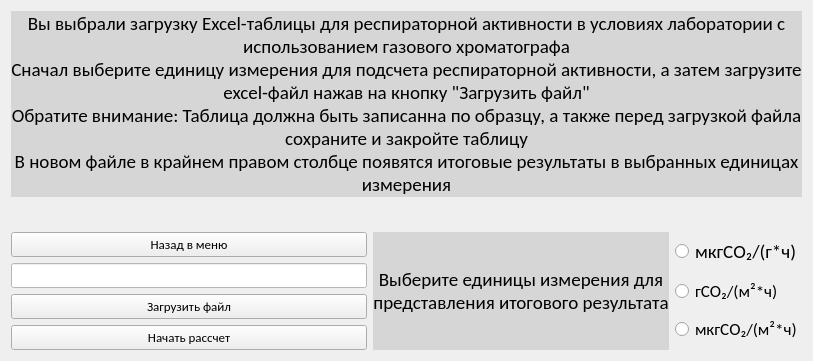
      <widget class="QWidget" name="exel_lab_gkh_lt">
       <layout class="QGridLayout" name="gridLayout_4">
        <item row="3" column="1">
         <widget class="QLabel" name="exel_measure_lab_gkh_lbl">
          <property name="font">
           <font>
            <family>Calibri</family>
            <pointsize>14</pointsize>
           </font>
          </property>
          <property name="contextMenuPolicy">
           <enum>Qt::PreventContextMenu</enum>
          </property>
          <property name="layoutDirection">
           <enum>Qt::RightToLeft</enum>
          </property>
          <property name="styleSheet">
           <string notr="true">background-color: rgb(214, 214, 214);</string>
          </property>
          <property name="text">
           <string>Выберите единицы измерения для представления итогового результата</string>
          </property>
          <property name="alignment">
           <set>Qt::AlignCenter</set>
          </property>
          <property name="wordWrap">
           <bool>true</bool>
          </property>
         </widget>
        </item>
        <item row="0" column="0" colspan="3">
         <widget class="QLabel" name="exel_lab_gkh_intro_lbl">
          <property name="font">
           <font>
            <family>Calibri</family>
            <pointsize>14</pointsize>
           </font>
          </property>
          <property name="contextMenuPolicy">
           <enum>Qt::PreventContextMenu</enum>
          </property>
          <property name="layoutDirection">
           <enum>Qt::RightToLeft</enum>
          </property>
          <property name="styleSheet">
           <string notr="true">background-color: rgb(214, 214, 214);</string>
          </property>
          <property name="text">
           <string>Вы выбрали загрузку Excel-таблицы для респираторной активности в условиях лаборатории с использованием газового хроматографа
Сначал выберите единицу измерения для подсчета респираторной активности, а затем загрузите excel-файл нажав на кнопку &quot;Загрузить файл&quot; 
Обратите внимание: Таблица должна быть записанна по образцу, а также перед загрузкой файла сохраните и закройте таблицу
В новом файле в крайнем правом столбце появятся итоговые результаты в выбранных единицах измерения</string>
          </property>
          <property name="alignment">
           <set>Qt::AlignCenter</set>
          </property>
          <property name="wordWrap">
           <bool>true</bool>
          </property>
         </widget>
        </item>
        <item row="3" column="0">
         <layout class="QGridLayout" name="exel_lab_gkh_btns_lt">
          <item row="0" column="0">
           <widget class="QPushButton" name="exel_lab_gkh_back_btn">
            <property name="font">
             <font>
              <family>Calibri</family>
              <pointsize>10</pointsize>
             </font>
            </property>
            <property name="text">
             <string>Назад в меню</string>
            </property>
           </widget>
          </item>
          <item row="1" column="0">
           <widget class="QLineEdit" name="exel_lab_gkh_filepath_le">
            <property name="font">
             <font>
              <family>Calibri</family>
              <pointsize>10</pointsize>
             </font>
            </property>
            <property name="styleSheet">
             <string notr="true">background-color: rgb(255, 255, 255);</string>
            </property>
            <property name="text">
             <string/>
            </property>
            <property name="readOnly">
             <bool>true</bool>
            </property>
           </widget>
          </item>
          <item row="2" column="0">
           <widget class="QPushButton" name="exel_lab_gkh_loadfile_btn">
            <property name="font">
             <font>
              <family>Calibri</family>
              <pointsize>10</pointsize>
             </font>
            </property>
            <property name="text">
             <string>Загрузить файл</string>
            </property>
           </widget>
          </item>
          <item row="3" column="0">
           <widget class="QPushButton" name="exel_lab_gkh_startcalculate_btn">
            <property name="font">
             <font>
              <family>Calibri</family>
              <pointsize>10</pointsize>
             </font>
            </property>
            <property name="text">
             <string>Начать рассчет</string>
            </property>
           </widget>
          </item>
         </layout>
        </item>
        <item row="3" column="2">
         <layout class="QGridLayout" name="exel_lab_gkh_rbs_lt">
          <item row="1" column="0">
           <widget class="QRadioButton" name="exel_sq_meters_lab_gkh_rb">
            <property name="font">
             <font>
              <family>Calibri</family>
              <pointsize>13</pointsize>
             </font>
            </property>
            <property name="accessibleDescription">
             <string/>
            </property>
            <property name="layoutDirection">
             <enum>Qt::LeftToRight</enum>
            </property>
            <property name="autoFillBackground">
             <bool>false</bool>
            </property>
            <property name="text">
             <string>гСО₂/(м²*ч)</string>
            </property>
           </widget>
          </item>
          <item row="0" column="0">
           <widget class="QRadioButton" name="exel_mcg_lab_gkh_rb">
            <property name="font">
             <font>
              <family>Calibri</family>
              <pointsize>14</pointsize>
             </font>
            </property>
            <property name="text">
             <string>мкгСО₂/(г*ч)</string>
            </property>
           </widget>
          </item>
          <item row="2" column="0">
           <widget class="QRadioButton" name="exe_mcg_sq_meters_lab_gkh_rb">
            <property name="font">
             <font>
              <family>Calibri</family>
              <pointsize>13</pointsize>
             </font>
            </property>
            <property name="text">
             <string>мкгСО₂/(м²*ч)</string>
            </property>
           </widget>
          </item>
         </layout>
        </item>
        <item row="1" column="0" colspan="3">
         <layout class="QGridLayout" name="exel_lab_gkh_examle_lt">
          <item row="0" column="0">
           <widget class="QLabel" name="exel_lab_gkh_photo_lbl">
            <property name="font">
             <font>
              <family>Calibri</family>
              <pointsize>14</pointsize>
             </font>
            </property>
            <property name="contextMenuPolicy">
             <enum>Qt::PreventContextMenu</enum>
            </property>
            <property name="layoutDirection">
             <enum>Qt::RightToLeft</enum>
            </property>
            <property name="styleSheet">
             <string notr="true">image: url(:/lab_gkh/example_ra_lab_gkh_example.png);</string>
            </property>
            <property name="text">
             <string/>
            </property>
            <property name="alignment">
             <set>Qt::AlignCenter</set>
            </property>
            <property name="wordWrap">
             <bool>true</bool>
            </property>
           </widget>
          </item>
         </layout>
        </item>
       </layout>
      </widget>
